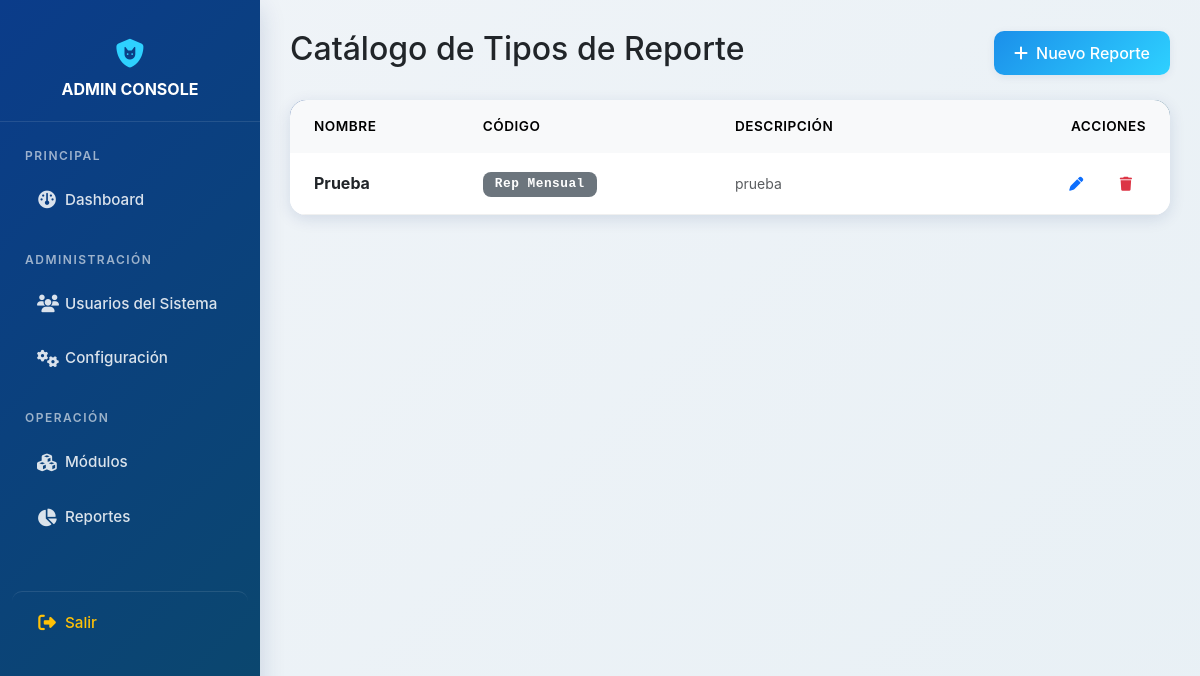
Page /admin/reports.php (signed in) on the committed database.
### tables this page shows
CREATE TABLE `cat_tipos_reporte` (
  `id_tipo_reporte` int NOT NULL AUTO_INCREMENT,
  `nombre` varchar(100) NOT NULL,
  `codigo` varchar(20) DEFAULT NULL,
  `descripcion` text,
  PRIMARY KEY (`id_tipo_reporte`)
);

### admin/reports.php (the view, shortened to what this page needs)
<?php include 'header.php'; ?>
<?php
$reports = $pdo->query("SELECT * FROM cat_tipos_reporte ORDER BY nombre ASC")->fetchAll(PDO::FETCH_ASSOC);
?>
<div class="d-flex justify-content-between align-items-center mb-4">
    <h2>Catálogo de Tipos de Reporte</h2>
    <button class="btn btn-primary" onclick="openModal('add')">
        <i class="fa-solid fa-plus me-2"></i>Nuevo Reporte
    </button>
</div>
<div class="card">
    <div class="card-body p-0">
        <table class="table table-hover mb-0 align-middle">
            <thead class="table-light">
                <tr>
                    <th class="ps-4">Nombre</th>
                    <th>Código</th>
                    <th>Descripción</th>
                    <th class="text-end pe-4">Acciones</th>
                </tr>
            </thead>
            <tbody>
                <?php if(empty($reports)): ?>
                    <tr><td colspan="4" class="text-center py-4 text-muted">No hay reportes configurados.</td></tr>
                <?php else: ?>
                    <?php foreach($reports as $r): ?>
                    <tr>
                        <td class="ps-4 fw-bold"><?= htmlspecialchars($r['nombre'] ?? '') ?></td>
                        <td><span class="badge bg-secondary font-monospace"><?= htmlspecialchars($r['codigo'] ?? '') ?></span></td>
                        <td class="text-muted small"><?= htmlspecialchars($r['descripcion'] ?? '') ?></td>
                        <td class="text-end pe-4">
                            <button class="btn btn-sm btn-outline-primary me-1" onclick='openModal("edit", <?= json_encode($r) ?>)'>
                                <i class="fa-solid fa-pen"></i>
                            </button>
                            <form method="POST" style="display:inline;" onsubmit="return confirm('¿Eliminar este tipo de reporte?');">
                                <button type="submit" class="btn btn-sm btn-outline-danger">
                                    <i class="fa-solid fa-trash"></i>
                                </button>
                            </form>
                        </td>
                    </tr>
                    <?php endforeach; ?>
                <?php endif; ?>
            </tbody>
        </table>
    </div>
</div>
<?php include '../templates/footer.php'; ?>

### assets/css/admin.css (style rules this page uses)
:root { --eve-blue-dark: #0B486B; --eve-blue-deep: #0B3C8A; --eve-blue-medium: #1B8FEA; --eve-blue-light: #2ED1FF; --eve-blue-bg: #E8F4FD; --eve-gradient-primary: linear-gradient(135deg, var(--eve-blue-deep) 0%, var(--eve-blue-dark) 100%); --eve-gradient-card: linear-gradient(135deg, #ffffff 0%, #f8f9fa 100%); --eve-gradient-hover: linear-gradient(135deg, var(--eve-blue-medium) 0%, var(--eve-blue-light) 100%); --eve-shadow-sm: 0 2px 8px rgba(8, 45, 110, 0.08); --eve-shadow-md: 0 4px 16px rgba(8, 45, 110, 0.12); --eve-shadow-lg: 0 8px 24px rgba(8, 45, 110, 0.16); --eve-shadow-hover: 0 6px 20px rgba(27, 143, 234, 0.25); --eve-transition: all 0.3s cubic-bezier(0.4, 0, 0.2, 1); --eve-transition-fast: all 0.15s ease; }
body { background: linear-gradient(135deg, #f0f4f8 0%, #e8f0f5 100%); font-family: -apple-system, BlinkMacSystemFont, 'Segoe UI', Roboto, 'Helvetica Neue', Arial, sans-serif; min-height: 100vh; }
.card { border: none; border-radius: 16px; box-shadow: var(--eve-shadow-md); margin-bottom: 25px; background: var(--eve-gradient-card); transition: var(--eve-transition); overflow: hidden; position: relative; }
.card::before { content: ''; position: absolute; top: 0; left: 0; right: 0; height: 4px; background: var(--eve-gradient-hover); transform: scaleX(0); transition: var(--eve-transition); }
.card-body { padding: 24px; }
.btn { border-radius: 10px; padding: 10px 20px; font-weight: 500; transition: var(--eve-transition); border: none; position: relative; overflow: hidden; }
.btn::before { content: ''; position: absolute; top: 50%; left: 50%; width: 0; height: 0; border-radius: 50%; background: rgba(255, 255, 255, 0.3); transform: translate(-50%, -50%); transition: width 0.6s, height 0.6s; }
.btn-primary { background: var(--eve-gradient-hover); color: #ffffff; box-shadow: var(--eve-shadow-sm); }
.btn-sm { padding: 6px 14px; font-size: 0.875rem; border-radius: 8px; }
.table { border-radius: 12px; overflow: hidden; }
.table thead { background: var(--eve-gradient-primary); color: #ffffff; }
.table thead th { border: none; padding: 16px; font-weight: 600; text-transform: uppercase; font-size: 0.85rem; letter-spacing: 0.5px; }
.table tbody tr { transition: var(--eve-transition-fast); border-bottom: 1px solid #f0f0f0; }
.table tbody td { padding: 14px 16px; vertical-align: middle; }
.badge { padding: 6px 12px; border-radius: 8px; font-weight: 600; font-size: 0.8rem; letter-spacing: 0.5px; }
html { scroll-behavior: smooth; }

### rows in the picture
cat_tipos_reporte: nombre "Prueba", codigo "Rep Mensual", descripcion "prueba"
